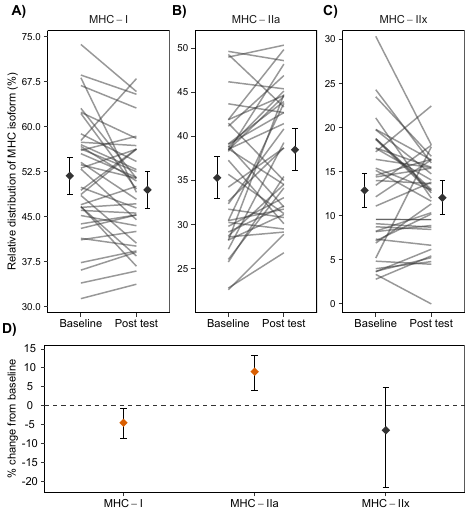

The script that saved this image:



source("./R/figures-source.R")
source("./R/libs.R")
source("./R/filter-id.R")



type1_m1 <- readRDS("./data/derivedData/mhc_comp/type1_m1.RDS")
type2a_m1 <- readRDS("./data/derivedData/mhc_comp/type2a_m1.RDS")
type2x_m1 <- readRDS("./data/derivedData/mhc_comp/type2x_m1.RDS")


type.data <- mhc.data |>
  right_join(ids) |>
  group_by(id,
           timepoint,
           type) |>
  summarise(value = mean(value, na.rm = T)) |>
  mutate(id = as.factor(id),
         timepoint = as.factor(if_else(timepoint == 1, "Baseline", "Post test")))




estimates.A <- data.frame(emmeans(type1_m1, specs = ~ timepoint)) |>
  full_join(data.frame(emmeans(type2a_m1, specs = ~ timepoint))) |>
  full_join(data.frame(emmeans(type2x_m1, specs = ~ timepoint))) |>
  mutate(type = c(rep("type1", 2),
                      rep("type2a", 2),
                      rep("type2x", 2)),
         type = factor(type,
                           levels = c("type1",
                                      "type2a",
                                      "type2x")),
         timepoint = factor(timepoint, 
                            levels = c("pre", 
                                       "post"),
                            labels = c("Baseline",
                                       "Post test"))) 



my_labeller.A <- as_labeller(c(type1 = "MHC-I", 
                               type2a = "MHC-IIa", 
                               type2x = "MHC-IIx"),
                             default = label_parsed)


plot.A <- estimates.A |>
  ggplot(aes(timepoint, emmean)) +
  geom_errorbar(aes(ymin = lower.CL, 
                    ymax = upper.CL),
                size = line_size,
                position = position_nudge(x = c(-0.2, 0.2)),
                width = 0.1) +
  geom_point(size = 2.5,
             color = "grey20",
             shape = 18,
             position = position_nudge(x = c(-0.2, 0.2))) +
  geom_line(data = type.data,
            aes(timepoint, value, group = id),
            color = "grey20",
            alpha = 0.5) +
  
  facet_wrap(~type,
             ncol = 3,
             scales = "free_y",
             strip.position = "top",
             labeller = my_labeller.A) +
  
  ggh4x::facetted_pos_scales(
    y = list(scale_y_continuous(limits = c(29, 76),
                                breaks = c(30, 37.5, 45, 52.5, 60, 67.5, 75),
                                expand = c(0, 0)), 
             scale_y_continuous(limits = c(20, 52),
                                breaks = c(25, 30, 35, 40, 45, 50),
                                expand = c(0, 0)),
             scale_y_continuous(limits = c(-1, 31),
                                breaks = c(0, 5, 10, 15, 20, 25, 30),
                                expand = c(0, 0)))) +

  labs(y = "Relative distribution of MHC isoform (%)") +
  
  plot_theme() +
  
  theme(strip.background = element_blank(), 
        strip.placement = "outside",
        strip.text = element_text(size = 8),
        axis.text.x = element_text(size = 8),
        axis.title.x = element_blank(),
        axis.title.y = element_text(size = 8),
        panel.border = element_rect(fill = NA)) 




# group change endurance

estimates.B <- data.frame(summary(type1_m1)$coef) |>
  full_join(data.frame(summary(type2a_m1)$coef)) |>
  full_join(data.frame(summary(type2x_m1)$coef)) |> 
  mutate(type = c(rep("type1", 2),
                      rep("type2a", 2),
                      rep("type2x", 2)),
         type = factor(type,
                           levels = c("type1",
                                      "type2a",
                                      "type2x")),
         coef = rep(c("intercept",
                      "change"), 
                    3))


confint.B <- data.frame(confint(type1_m1)) |>
  full_join(data.frame(confint(type2a_m1))) |>
  full_join(data.frame(confint(type2x_m1))) |>
  mutate(type = c(rep("type1", 4),
                      rep("type2a", 4),
                      rep("type2x", 4)),
         coef = rep(c("",
                      "",
                      "intercept",
                      "change"),
                    3)) |>
  rename("lower.ci" = "X2.5..",
         "upper.ci" = "X97.5..")


plot.B <- estimates.B |>
  left_join(confint.B) |> 
  select(-Std..Error,
         -t.value) |> 
  pivot_wider(names_from = coef,
              values_from = c(Estimate, lower.ci, upper.ci)) |>
  mutate(Estimate = Estimate_change / Estimate_intercept * 100,
         lower.ci = lower.ci_change / lower.ci_intercept * 100,
         upper.ci = upper.ci_change / upper.ci_intercept * 100,
         type = factor(type,
                           levels = c("type1",
                                      "type2a",
                                      "type2x"),
                           labels = c(expression("MHC-I"),
                                      expression("MHC-IIa"),
                                      expression("MHC-IIx"))),
         robust = case_when(upper.ci > 0 & lower.ci > 0 ~ "robust",
                            upper.ci < 0 & lower.ci < 0 ~ "robust",
                            .default = "notrobust")) |> 
  ggplot(aes(type, Estimate, color = robust)) +
  geom_errorbar(aes(ymin = lower.ci, ymax = upper.ci),
                size = line_size,
                width = 0.05,
                color = "Black") +
  geom_point(size = 2.5,
             shape = 18) +
  geom_hline(yintercept = 0,
             linetype = 2,
             size = line_size,
             color = "grey20") +
  scale_y_continuous(limits = c(-23, 16),
                     breaks = c(-20, -15, -10, -5, 0, 5, 10, 15),
                     expand = c(0, 0)) +
  scale_x_discrete(labels = ~parse(text = .x)) +
  geom_vline(xintercept = 0,
             linetype = 2,
             size = line_size,
             color = "gray20") +
  labs(x = "",
       y = "% change from baseline") +
  scale_color_manual(values = c("grey20", "#d95f02")) +
  plot_theme() +
  theme(axis.text.y = element_text(size = 8,
                                   angle = 0,
                                   hjust = 0.5),
        axis.title.y = element_text(size = 8),
        panel.border = element_rect(fill = NA),
        legend.position = "none",
        axis.text.x = element_text(size = 8))





# combine plots ##

figure4 <- cowplot::plot_grid(
  plot.A,
  plot.B,
  nrow = 2,
  rel_heights = c(1.75, 1)) +
  draw_plot_label(label = c("A)", "B)", "C)", "D)"),
                  x = c(0.04,
                        0.38,
                        0.70,
                        0.02), 
                  y = c(0.98,
                        0.98,
                        0.98,
                        0.38),
                  hjust = 0.5, 
                  vjust = 0.5, 
                  size = label.size)




# save plot as an RDS object
saveRDS(figure4, "./figures/rds/figure4.RDS")


# Width of figure = 1x columns 8.9 cm
# height of figure = full page = 23 cm


# save plot as PDF
ggsave("figures/figure4.pdf", 
       plot = figure4, 
       width = 12, 
       height = 18 * 0.75, 
       dpi = 600,
       units = "cm", 
       device = cairo_pdf)



